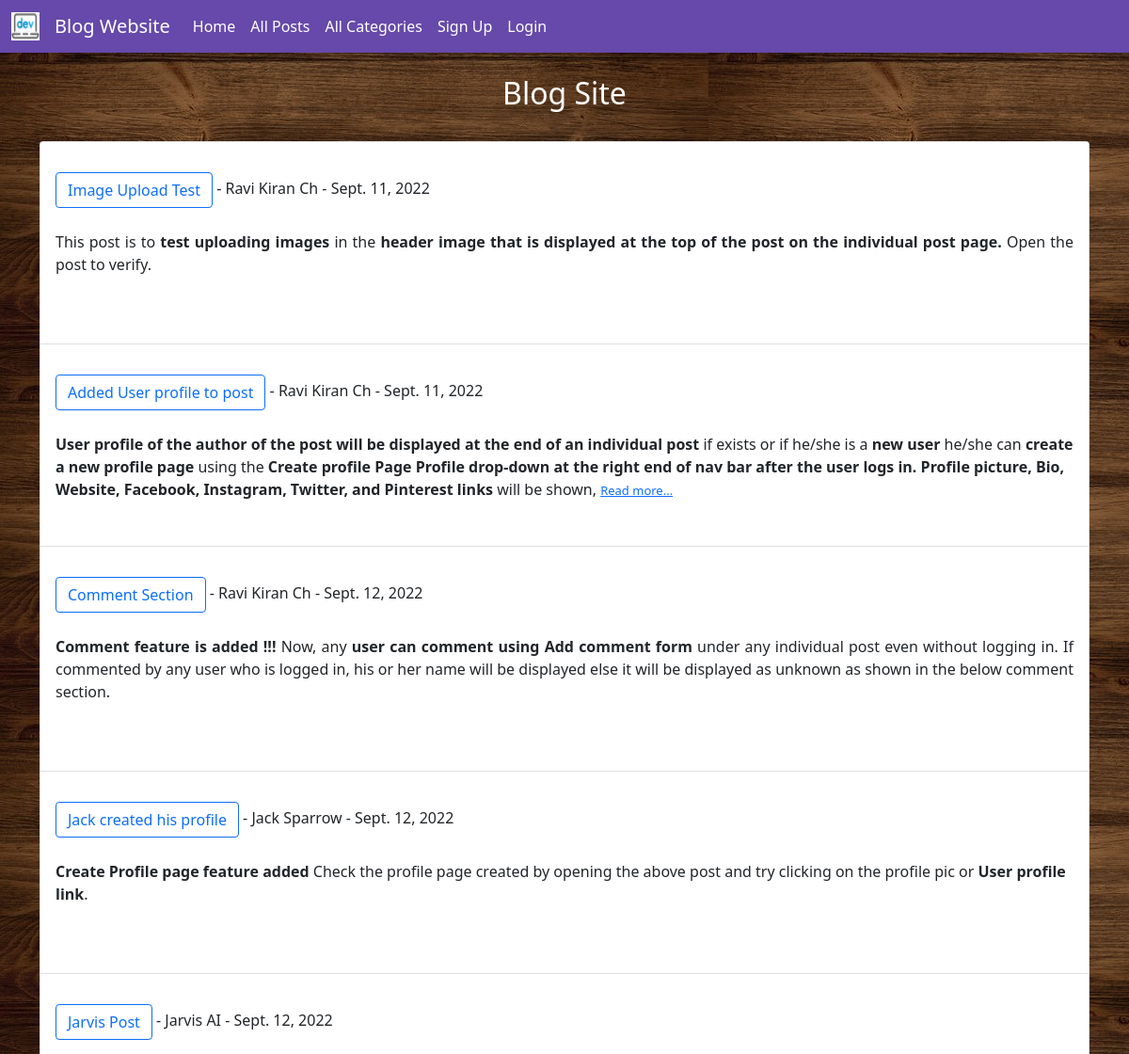
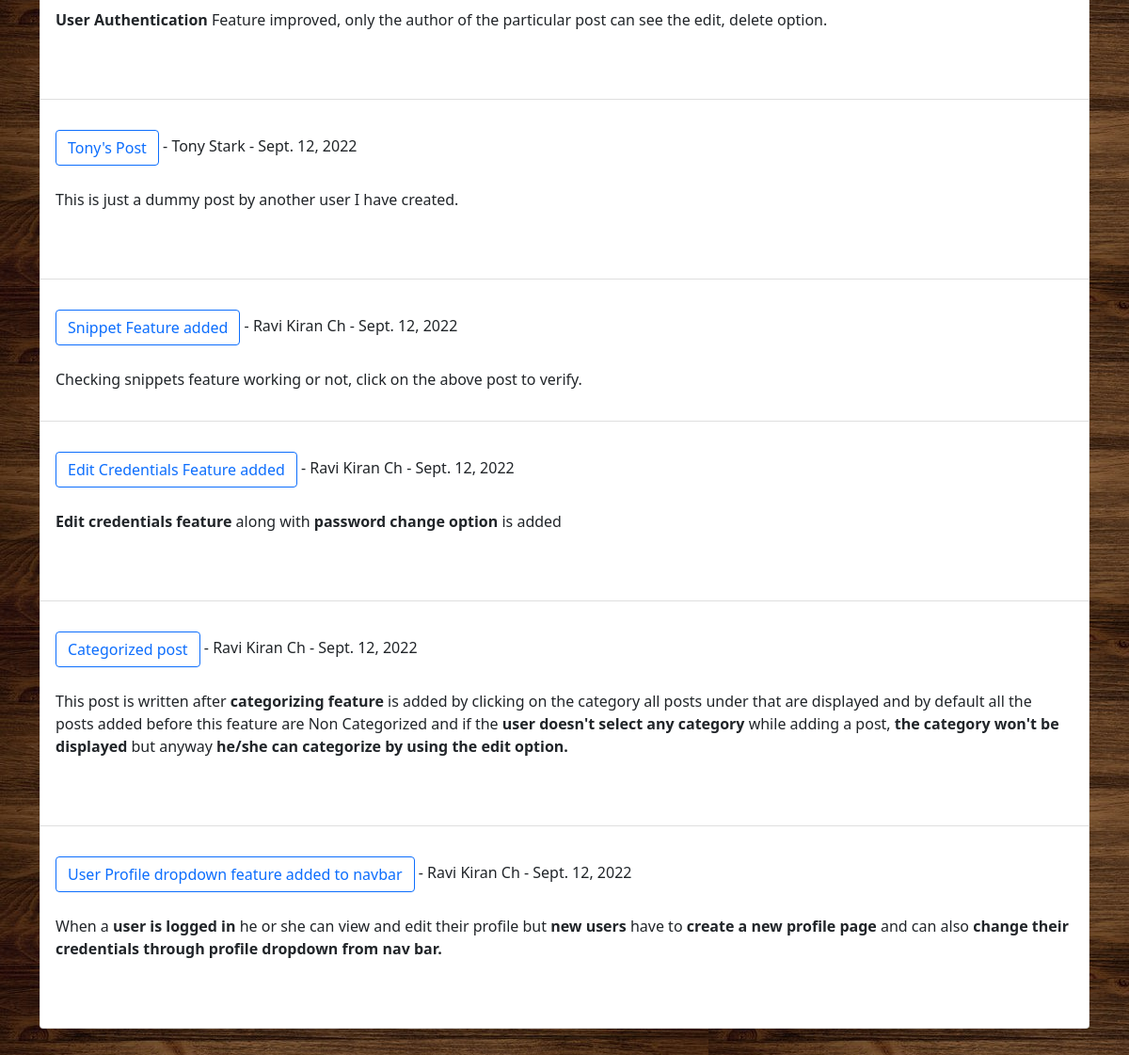
The page /category/Blog site/ on the database its author committed (2 pictures, top to bottom).
### blog/models.py (models this page shows, shortened)
class Post(models.Model):
    title = models.CharField(max_length=255)         # Title of blog
    title_tag = models.CharField(max_length=255)     # Title of blog post to be shown in head
    header_image = models.ImageField(null=True,blank=True,upload_to="images/")
    author = models.ForeignKey(User,on_delete=models.CASCADE)
    category = models.CharField(max_length=255)
    body = RichTextField(blank=True,null=True)
    snippet = models.CharField(max_length=255,null=True,blank=True)
    date = models.DateField(auto_now_add=True)
    likes = models.ManyToManyField(User,related_name='blog_posts')

### blog/views.py (the view)
# urls.py: path('category/<str:cat>/',CategoryView,name='category'),
def CategoryView(request,cat):
    category_posts = Post.objects.filter(category=cat)
    return render(request,'categories.html',{'category_name':cat.title(),'category':category_posts})

### blog/templates/categories.html (shortened to what this page needs)
{% extends 'home.html' %}
{% load static %}
{% block content %}
{% if category %}
    <h2 style="text-align:center;color:white">{{ category_name }}</h2><br/>
    <ul class="list-group">
    {% for post in category %}
        <li class="list-group-item"><br/>
            <a href="{% url 'post-detail' post.pk %}" class="btn btn-outline-primary">{{post.title}}</a> -
            {{post.author.first_name}}
            {{post.author.last_name}} -
            {{post.date}}
            {% if user.is_authenticated and user.id == post.author.id %}
                - <small><a href="{% url 'edit-post' post.pk %}">Edit</a></small> -
                <small><a href="{% url 'delete-post' post.pk %}">Delete</a></small><br/><br>
            {% else %}
                <br/><br>
            {% endif %}
            {% if post.snippet == "web development" or post.snippet == null %}
                {{post.body|slice:"452" | safe}}
                {% if post.body|slice:"452:453" %}
                    <a style="font-size:13px" href="{% url 'post-detail' post.pk %}">Read more...</a>
                {% endif %}
            {% else %}
                {{post.snippet | safe}}
            {% endif %}
            <br/><br/>
        </li>
    {% endfor %}
    </ul>
{% else %}
    <br/><br/><br/><h1 style="text-align:center;color:white">Sorry no posts yet...</h1>
{% endif %}
<br/><br/><br/><br/>
{% endblock %}

### rows shown on the page
Post: title "Image Upload Test", author.first_name "Ravi Kiran", author.last_name "Ch", date "Sept. 11, 2022", body "This post is to test uploading images in the header image that is displayed at the top of the post on the individual post page. Open the post to verify."
Post: title "Added User profile to post", author.first_name "Ravi Kiran", author.last_name "Ch", date "Sept. 11, 2022", body "User profile of the author of the post will be displayed at the end of an individual post if exists or if he/she is a new user he/she can create a new profile page using the Create profile Page Profile drop-down at the right end of nav bar after the user logs in. Profile picture, Bio, Website, Facebook, Instagram, Twitter, and Pinterest links will be shown,", shows "Read more..."
Post: title "Comment Section", author.first_name "Ravi Kiran", author.last_name "Ch", date "Sept. 12, 2022", body "Comment feature is added !!! Now, any user can comment using Add comment form under any individual post even without logging in. If commented by any user who is logged in, his or her name will be displayed else it will be displayed as unknown as shown in the below comment section."
Post: title "Jack created his profile", author.first_name "Jack", author.last_name "Sparrow", date "Sept. 12, 2022", body "Create Profile page feature added Check the profile page created by opening the above post and try clicking on the profile pic or User profile link ."
Post: title "Jarvis Post", author.first_name "Jarvis", author.last_name "AI", date "Sept. 12, 2022", body "User Authentication Feature improved, only the author of the particular post can see the edit, delete option."
Post: title "Tony's Post", author.first_name "Tony", author.last_name "Stark", date "Sept. 12, 2022", body "This is just a dummy post by another user I have created."
Post: title "Snippet Feature added", author.first_name "Ravi Kiran", author.last_name "Ch", date "Sept. 12, 2022", snippet "Checking snippets feature working or not, click on the above post to verify."
Post: title "Edit Credentials Feature added", author.first_name "Ravi Kiran", author.last_name "Ch", date "Sept. 12, 2022", body "Edit credentials feature along with password change option is added"
Post: title "Categorized post", author.first_name "Ravi Kiran", author.last_name "Ch", date "Sept. 12, 2022", body "This post is written after categorizing feature is added by clicking on the category all posts under that are displayed and by default all the posts added before this feature are Non Categorized and if the user doesn't select any category while adding a post, the category won't be displayed but anyway he/she can categorize by using the edit option."
Post: title "User Profile dropdown feature added to navbar", author.first_name "Ravi Kiran", author.last_name "Ch", date "Sept. 12, 2022", body "When a user is logged in he or she can view and edit their profile but new users have to create a new profile page and can also change their credentials through profile dropdown from nav bar."

### other values the page prints
{{ category_name }} "Blog Site"
